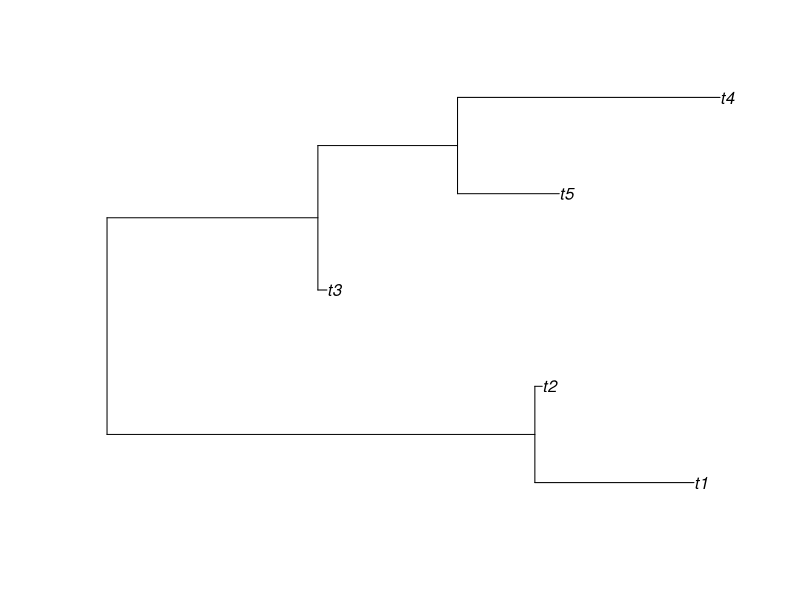
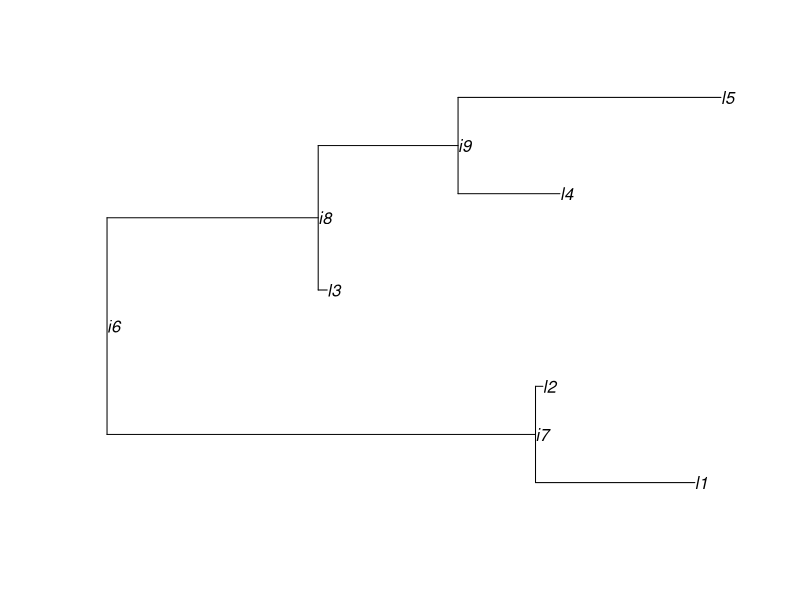
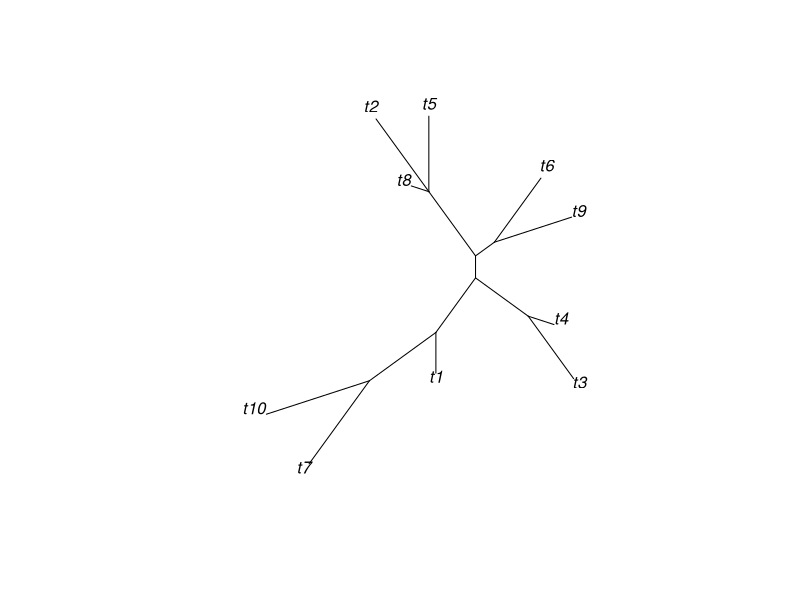
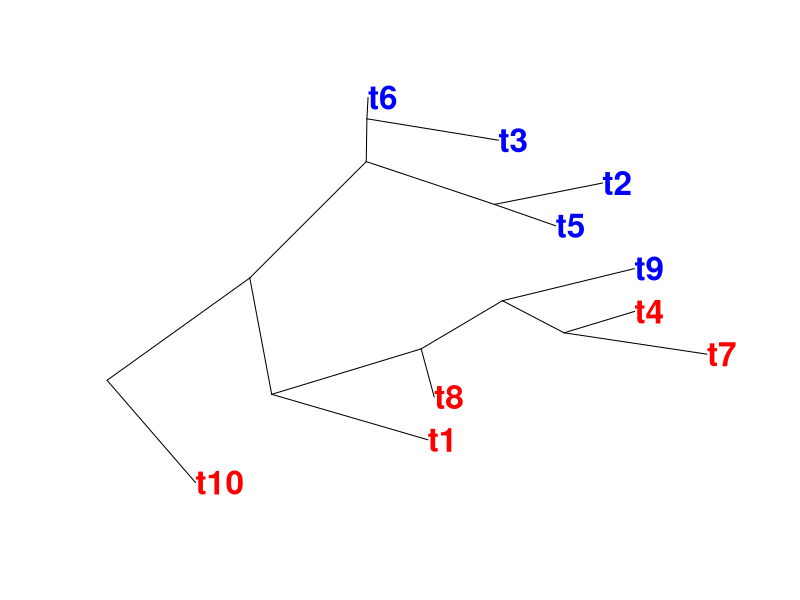
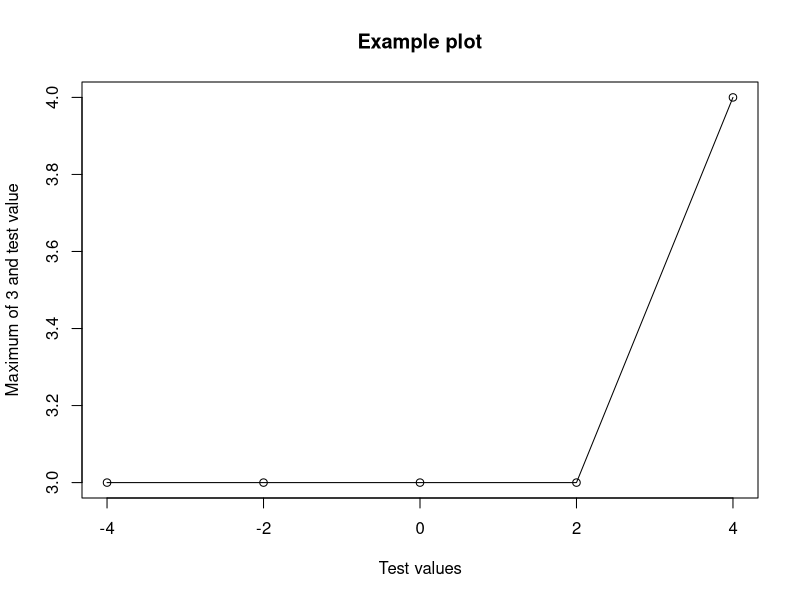
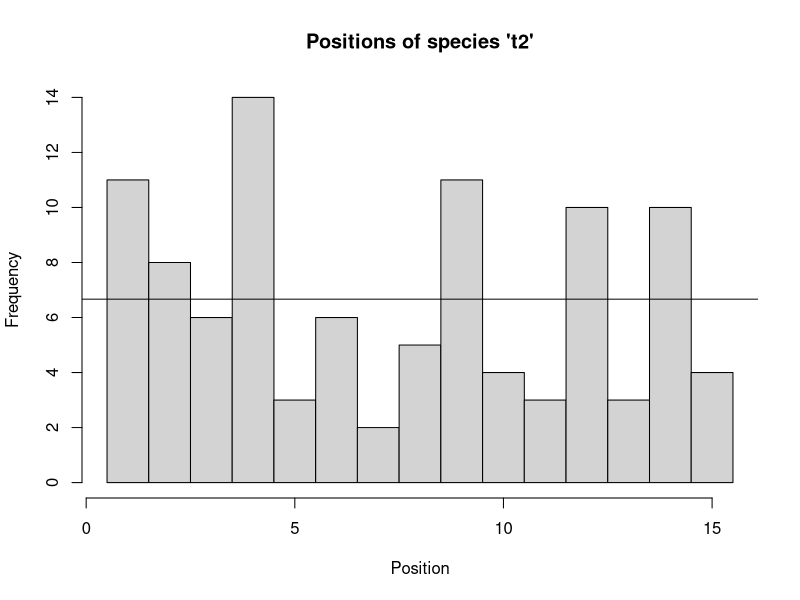
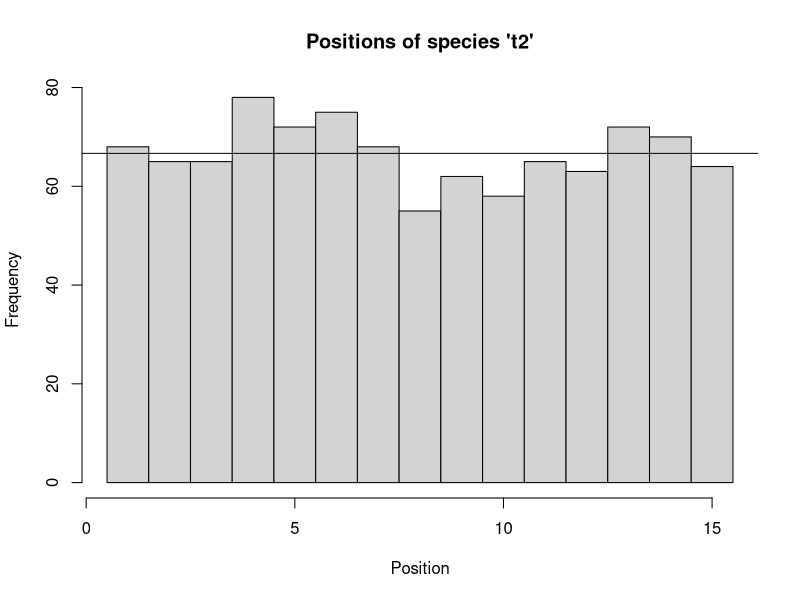

Write R code to recreate these figures, in order.
#-------------------------------------------------------------------------------
################################################################################
#                             ViroInf Workshop
################################################################################
#-------------------------------------------------------------------------------
# Tutorial on various tree reconstruction methods using R
# by Sophie Kersting
# Wednesday, 5th October, 2022
################################################################################
#-------------------------------------------------------------------------------
# 1) Introduction to R
#-------------------------------------------------------------------------------
################################################################################

# Create your own directory for the tutorial and copy all R scripts!
# Now, you can set your working directory there (edit the example path).
setwd("C:\\Users\\Sophie\\Desktop\\ViroInfTutorial")

# Useful shortcuts to remember:
# Execute next command:   Ctrl+Enter (Windows/Linux)  Cmd+Return (Mac)
# Create "<-" symbol:     Alt+- (Windows/Linux)       Option+- (Mac)
# Show help for marked function: F1
# Show code of marked function: F2
# use the command 'dev.off()' to reset the plot settings

################################################################################
# a) Variables and first functions
# ----- all variables are defined with the "<-" symbol
a <- 2      
b <- "hello"
c3_Po <- 5.7*sqrt(12)
# ----- we can create vectors with c(element1, element2, ...)
my_vec <- c("hello", "HI", "high", "virus") 
rep_vec <- rep(c("Group A", "Group B"), 10)
num_vec <- 21:36
c(my_vec, rep_vec)
num_vec[3]
my_vec[1:2]
my_vec[c(4,3,1,2)]
length(my_vec)
# ----- these are some functions to deal with strings
grep(pattern = "i", my_vec)
grepl(pattern = "i", my_vec)
paste("hello","hi", sep = " ")
paste0("hello","hi")
paste(my_vec, collapse = "', '")

#_______________________________________________________________________________
# Task: Experiment with the variables. For example, try...
# 1.) creating a vector containing strings and numbers,
vec <- c("hello", "hi",1) # the "1" is seen as character, i.e. string
# 2.) filtering all of the following labels of dna sequences to get the ones 
# from the philippines,
LABS <- c('D4Brazi82', 'D4ElSal83', 'D4ElSal94', 'D4Indon76', 'D4Indon77', 
            'D4Mexico84', 'D4NewCal81', 'D4Philip64', 'D4PhilIp56', 
            'D4Philip84', 'D4PRico86', 'D4SLanka78', 'D4Tahiti79', 
            'D4Tahiti85', 'D4Thai63', 'D4Thai78', 'D4Thai84')
LABS[grep("Philip", LABS, ignore.case = TRUE)]
grep("Philip", LABS, ignore.case = TRUE, value = TRUE)
# 3.) accessing the last two elements of the LABS vector,
l <- length(LABS)
LABS[(l-1):l]
# 4.) and creating a variable containing the path to the dengue data set.
dengue_path <- paste0("C:\\Users\\Sophie\\Documents\\GitHub\\",
                      "hiddensee-datasets\\datasets\\dengue\\",
                      "Dengue4.env.nex")
#_______________________________________________________________________________

################################################################################
# b) Trees and lists (format "phylo")
# the ape package can give us a random tree (generated with Yule process)
mytree <- ape::rtree(n=5, rooted = TRUE)
ape::plot.phylo(mytree)
# access the parts of the tree:
mytree$edge
mytree$tip.label
mytree$Nnode
mytree$edge.length
# plot the tree
mytree$tip.label <- c("l1","l2","l3","l4","l5")
mytree$node.label <- c("i6","i7","i8","i9")
ape::plot.phylo(mytree, show.node.label = TRUE)
# lists of trees
moretrees <- list(firsttree = ape::rtree(n=3, rooted = T), 
                  secondtree = ape::rtree(n=4, rooted = T),
                  thirdtree = ape::rtree(n=16, rooted = T))
attr(moretrees, "class") <- "multiPhylo"
moretrees$firsttree
moretrees[[1]]
#_______________________________________________________________________________
# Task: Experiment with trees and lists. For example, try...
# 1.) experimenting with different numbers of leaves.
mytree <- ape::rtree(n=5, rooted = TRUE)
# 2.) setting rooted=FALSE and observing the difference 
# (plot with type="unrooted", "fan" or "radial).
mytree <- ape::rtree(n=10, rooted = F)
ape::plot.phylo(mytree, type = "unrooted")
# 3.) plotting the next tree (MYTREE) as a cladogram with half of the labels 
# colored in red, the other half in blue, larger text size and bold letters
# (-> consult the help page for more information on such options).
set.seed(42); MYTREE <- ape::rtree(n=10, rooted = T)
ape::plot.phylo(MYTREE, type = "cladogram", 
                tip.color = c(rep("red",5), rep("blue",5)), font = 2, cex=2)
#_______________________________________________________________________________


################################################################################
# c) Functions, if-else
# ------ Functions and if-else
if(3>2){ 
  print("hello")
}else{
  print("bye")
}
# ------ Functions (and if-else)
myMaxFunction <- function(x,y){
  if(x>y){
    # swap x and y
    temp <- y
    y <- x
    x <- temp
  } 
  return(y)
}
myMaxFunction(3,5); myMaxFunction(3,-5); myMaxFunction(1,2)

myGreatFunction <- function(how_often, strings, add_star){
  if(add_star){
    print(paste(strings, collapse = " * "))
  } else {
    print(rep(strings[1], how_often))
  }
}
myGreatFunction(3, c("hello", "hi", "virus"), TRUE)
myGreatFunction(strings = c("hello", "hi", "virus"), add_star = FALSE, 
                how_often = 3)
# ----- For-loops
for(i in c(-2,1,-4,5)){
  print(i)
}
for(i in 1:5){
  if(myMaxFunction(3,i)!=max(3,i)){
    print(paste("Oh no! Functions do not agree for i =",i))
  }
}
#_______________________________________________________________________________
# Task: Experiment with all of this. For example, try:
# 1.) Modify the For-Loop such that the error message is triggered.
for(i in 1:5){
  if(myMaxFunction(3,i)!=max(4,i)){
    print(paste("Oh no! Functions do not agree for i =",i))
  }
}
for(i in 1:5){
  if(TRUE){
    print(paste("Oh no! Functions do not agree for i =",i))
  }
}
# 2.) Create a function that receives a vector of strings, a vector of patterns 
# and a vector of color names as input.
# The function should create a vector of color names as long as the vector of
# strings. If the i-th string does not contain any pattern it gets color black,
# if it contains the first pattern it gets the first color, etc.
# Example: c("T","C","A","T") with pattern c("A","C") and colors 
# c("red", "blue") the function should yield c("black","blue","red","black")
myColsStrings <- function(strings, patterns, cols){
  output <- rep("black",length(strings))
  for(p in 1:length(patterns)){
    for(i in 1:length(strings)){
      if(grepl(patterns[p], strings[i])){
        output[i] <- cols[p]
      }
    }
  }
  return(output)
}
# 3.) Test it with the labels we already used in part a):
LABS <- c('D4Brazi82', 'D4ElSal83', 'D4ElSal94', 'D4Indon76', 'D4Indon77', 
          'D4Mexico84', 'D4NewCal81', 'D4Philip64', 'D4PhilIp56', 
          'D4Philip84', 'D4PRico86', 'D4SLanka78', 'D4Tahiti79', 
          'D4Tahiti85', 'D4Thai63', 'D4Thai78', 'D4Thai84')
myColsStrings(strings = LABS, patterns = c("Indon","Tahiti"), 
             cols = c("orange","green"))
#_______________________________________________________________________________


################################################################################
# d) For-loops, the sapply function and a little bit of plotting with R
# ------ For-loops and the sapply function
# let's test our first function from part c) for 5 values:
myresults1 <- NULL
myvalues <- c(-4,-2,0,2,4)
for(myindex in 1:5){
  myresults1[myindex] <- myMaxFunction(3,myvalues[myindex])
}
myresults1
# let's do something similar with the sapply function
myresults2 <- sapply(c(-4,-2,0,2,4), FUN = function(x){myMaxFunction(3,x)})
myresults2
myresults1==myresults2
# ----- simple plot
plot(x=myvalues, y=myresults1, main="Example plot", xlab="Test values", 
     ylab="Maximum of 3 and test value")
lines(x=myvalues, y=myresults1)
#_______________________________________________________________________________
# Task: Experiment with all of this. For example, try:
# 1.) Use lapply (has the same usage as sapple but saves all results in a list)
# to create a list of 100 Yule trees with n=15 leaves using the ape:rtree 
# function. 
Yule_trees <- lapply(1:100, FUN = function(x){ape::rtree(n=15, rooted=T)})
# You can access the i-th tree by Yule_trees[[i]]
# 2.) How do the label sets of the trees look like? Use sapply to extract the 
# position (index) of label "t2" of each Yule tree.  (Hint: grep function)
Yule_trees[[1]]$tip.label
position_t2 <- sapply(1:100, FUN = function(x){
  grep(pattern = "t2", Yule_trees[[x]]$tip.label)})
# 3.) Plot the results using a bar plot/histogram. Modify the histogram so that 
# we have 15 bars, add a title and a label for the x-axis, and then use
# abline to add a horizontal line indicating where the uniform distribution is.
hist(position_t2, breaks = 1:16-0.5,
     main = "Positions of species 't2'", xlab = "Position")
abline(h=100/15)
# 4.) Is the position of "t2" random? Do the same test for 1000 trees.
Yule_trees <- lapply(1:1000, FUN = function(x){ape::rtree(n=15, rooted=T)})
position_t2 <- sapply(1:1000, FUN = function(x){
  grep(pattern = "t2", Yule_trees[[x]]$tip.label)})
hist(position_t2, breaks = 1:16-0.5,
     main = "Positions of species 't2'", xlab = "Position")
abline(h=1000/15)
#_______________________________________________________________________________


